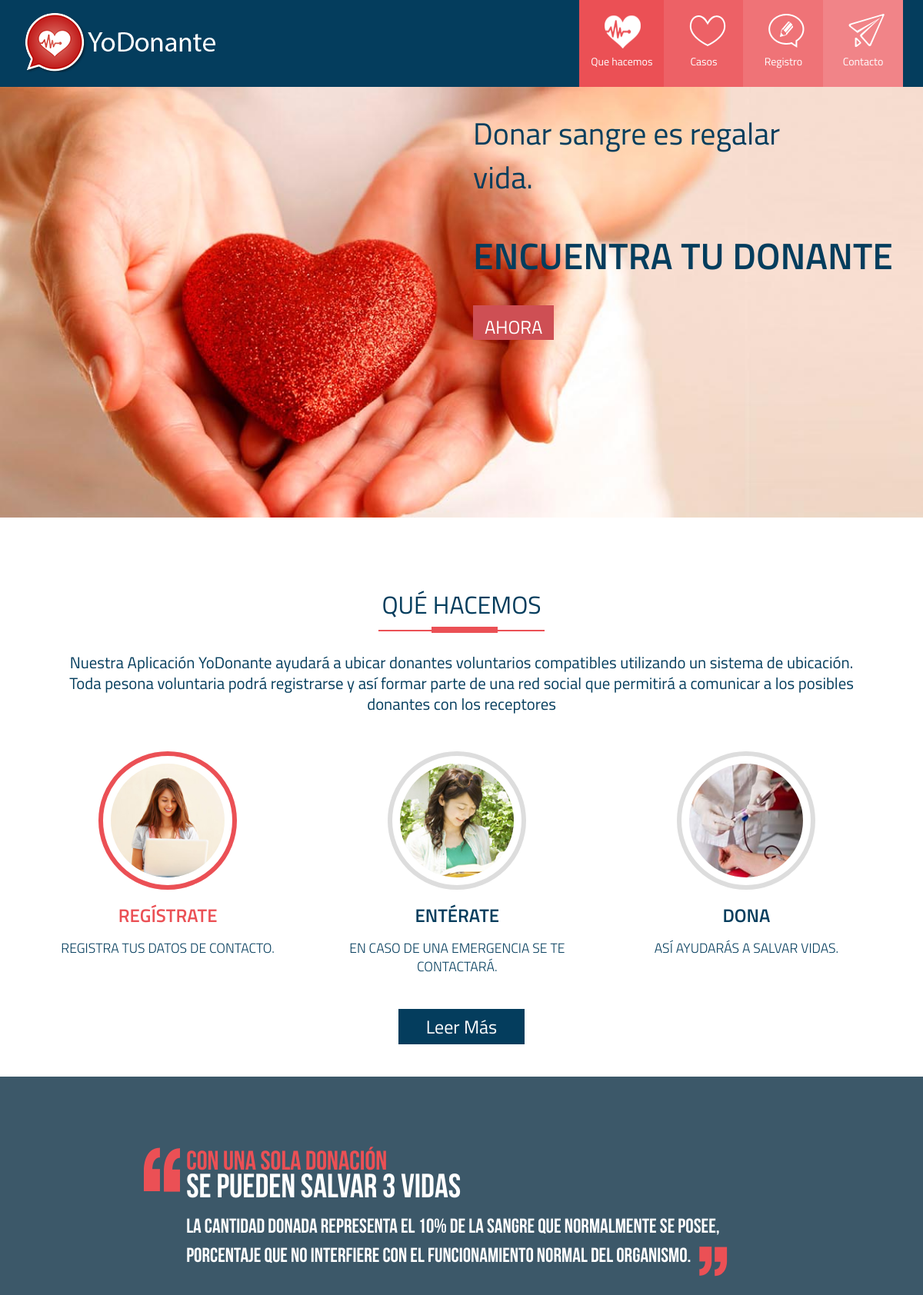
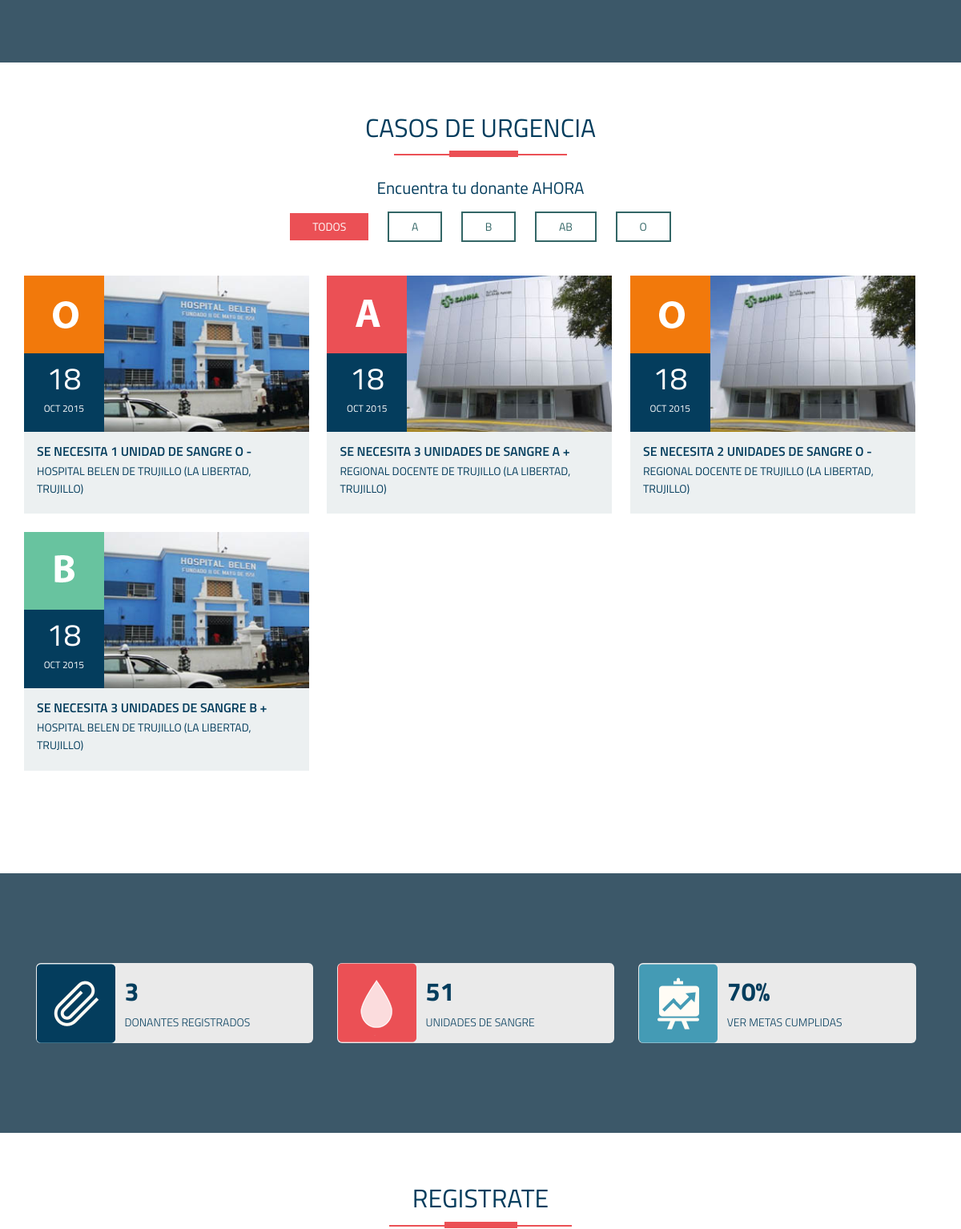
The page / (upper part) on the database its author committed (2 pictures, top to bottom).
### tables this page shows
CREATE TABLE IF NOT EXISTS `requerimientos` (
  `id` int(11) NOT NULL,
  `idcentro` int(11) NOT NULL,
  `tiposangre` varchar(4) NOT NULL,
  `unidades` int(11) NOT NULL,
  `fecha` timestamp NOT NULL DEFAULT CURRENT_TIMESTAMP,
  `idusuario` int(11) NOT NULL,
  `notas` varchar(300) NOT NULL,
  `codigo` varchar(6) NOT NULL,
  `estado` char(1) NOT NULL DEFAULT '1'
);

CREATE TABLE IF NOT EXISTS `centros` (
  `institucion` varchar(100) DEFAULT NULL,
  `id` int(8) NOT NULL DEFAULT '0',
  `nombre` varchar(100) DEFAULT NULL,
  `clasificacion` varchar(100) DEFAULT NULL,
  `tipo` varchar(50) DEFAULT NULL,
  `departamento` varchar(50) DEFAULT NULL,
  `provincia` varchar(50) DEFAULT NULL,
  `distrito` varchar(50) DEFAULT NULL,
  `ubigeo` int(6) DEFAULT NULL,
  `direccion` varchar(200) DEFAULT NULL,
  `coddisa` int(2) DEFAULT NULL,
  `codred` int(2) DEFAULT NULL,
  `codmicrorred` int(2) DEFAULT NULL,
  `disa` varchar(20) DEFAULT NULL,
  `red` varchar(50) DEFAULT NULL,
  `microrred` varchar(100) DEFAULT NULL,
  `codue` int(4) DEFAULT NULL,
  `unidejecutora` varchar(100) DEFAULT NULL,
  `categoria` varchar(50) DEFAULT NULL,
  `telefono` varchar(50) DEFAULT NULL,
  `tipdoccategorizacion` varchar(50) DEFAULT NULL,
  `nrodoccategorizacion` varchar(50) DEFAULT NULL,
  `horario` varchar(100) DEFAULT NULL,
  `iniactividad` varchar(10) DEFAULT NULL,
  `responsable` varchar(50) DEFAULT NULL,
  `estado` char(1) DEFAULT '1',
  `situacion` varchar(10) DEFAULT NULL,
  `condicion` varchar(17) DEFAULT NULL,
  `inspeccion` varchar(16) DEFAULT NULL,
  `norte` decimal(10,8) DEFAULT NULL,
  `este` decimal(11,8) DEFAULT NULL,
  `cota` int(4) DEFAULT NULL,
  `imagen` varchar(20) NOT NULL DEFAULT 'noimagen.jpg',
  `bancosangre` char(1) NOT NULL DEFAULT '0'
);

### index.php (the view, shortened to what this page needs)
<?php
	$result = mysql_query("SELECT COUNT(*) AS total FROM donantes;");
	$data= mysql_fetch_assoc($result);
	$num_donantes = $data['total'];
?>
<!DOCTYPE html>
<html>
<head>
<link href="resources/css/bootstrap.css" rel='stylesheet' type='text/css' />
<link href="resources/css/style.css" rel='stylesheet' type='text/css' />
			<link rel="stylesheet" type="text/css" href="source/jquery.fancybox.css?v=2.1.5" media="screen" />
			<link rel="stylesheet" type="text/css" href="source/helpers/jquery.fancybox-buttons.css?v=1.0.5" />
</head>
<body>
		<div class="header" id="home">
			<div class="container">
				<div class="logo">
					<a href="index.php"><img src="resources/images/logo.png" alt=""/></a>
				</div>
				<div class="navigation">
					<ul class="navig">
						<li><a href="#about" class="scroll"><i class="settings"></i><p>Que hacemos</p><div class="clears"></div></a></li>
						<li class="naa"><a href="#case" class="scroll"><i class="like"></i><p>Casos</p><div class="clears"></div></a></li>
						<li class="nab"><a href="#registro" class="scroll"><i class="message"></i><p>Registro</p><div class="clears"></div></a></li>
						<li class="nac"><a href="#contact" class="scroll"><i class="send"></i><p>Contacto</p><div class="clears"></div></a></li>
					</ul>
				</div>
				<div class="clearfix"></div>
			</div>
		</div>
	<div class="banner">
		<div class="container">
		    <div  id="top" class="callbacks_container">
		      <ul class="rslides" id="slider4">
			        <li>
			        	<div class="row banner-row">
							<div class="col-md-6 banner-column">
							</div>
							<div class="col-md-6 banner-column ban_cl">
								<p>Donar sangre es regalar vida.</p>
								<h1>ENCUENTRA TU DONANTE</h1>
								<div class="ban-but">
									<a href="busca.php" > AHORA </a>
								</div>
							</div>
							<div class="clearfix"></div>
						</div>
					</li>
				</ul>
			</div>
		</div>
	</div>
	<div class="about" id="about">
		<div class="container">
			<h3 class="top-head">QUÉ HACEMOS</h3>
			<span class="line">
				<span class="sub-line"></span>
			</span>
			<p>	Nuestra Aplicación YoDonante ayudará a ubicar donantes voluntarios compatibles utilizando un sistema de ubicación.
			Toda pesona voluntaria podrá registrarse y así formar parte de una red social que permitirá a comunicar a los posibles donantes
			con los receptores</p>
			<div class="row about-row">
				<div class="col-md-3 about-column">
					<i><img src="resources/images/p1.jpg" alt="" class="wt"/></i>
					<h4  class="wtt">Regístrate</h4>
					<p>Registra tus datos de contacto.</p>
				</div>
				<div class="col-md-3 about-column">
					<i><img src="resources/images/p2.jpg" alt=""/></i>
					<h4>Entérate</h4>
					<p>En caso de una emergencia se te contactará.</p>
				</div>
				<div class="col-md-3 about-column">
					<i><img src="resources/images/p3.jpg" alt=""/></i>
					<h4>Dona</h4>
					<p>Así ayudarás a salvar vidas.</p>
				</div>
			</div>
			<div class="but_all"><a href="about.php">Leer más</a></div>
		</div>
	</div>
	<div class="cots-row">
		<div class="container">
			<blockquote>
				<h4>Con una sola Donación</h4>
				<p>Se pueden salvar 3 vidas</p>
				<p class="cot_2">La cantidad donada representa el 10% de la sangre que normalmente se posee,
				porcentaje que no interfiere con el funcionamiento normal del organismo.</p>
			</blockquote>
		</div>
	</div>
	<div class="blog" id="case">
		<div class="container">
			<h3 class="top-head">Casos de Urgencia</h3>
			<span class="line">
				<span class="sub-line"></span>
			</span>
			<p>Encuentra tu donante AHORA</p>
			<ul id="filters" class="clearfix">
				<li><span class="filter active" data-filter="a b ab o">TODOS</span></li>
				<li><span class="filter" data-filter="a">A</span></li>
				<li><span class="filter" data-filter="b">B</span></li>
				<li><span class="filter" data-filter="ab">AB</span></li>
				<li><span class="filter" data-filter="o">O</span></li>
			</ul>
			<div class="blog-top-grid">
			<div id="portfoliolist">
			<?php
			$query = "SELECT R.id, R.idcentro, R.tiposangre, R.unidades, R.fecha, R.idusuario, R.notas, R.codigo, R.estado, C.nombre as nombrecentro, C.imagen, C.distrito, C.departamento
				FROM requerimientos as R
				inner join centros as C on C.id = R.idcentro";
			$rs = mysql_query($query);
			while($row = mysql_fetch_array($rs)) {
			?>
				<a href="donar.php?id=<?php echo $row["id"]; ?>">
				<div class="portfolio blog-grid
				<?php if($row["tiposangre"] == "A +" || $row["tiposangre"] == "A -") { ?>a<?php } ?>
				<?php if($row["tiposangre"] == "B +" || $row["tiposangre"] == "B -") { ?>b<?php } ?>
				<?php if($row["tiposangre"] == "AB +" || $row["tiposangre"] == "AB -") { ?>ab<?php } ?>
				<?php if($row["tiposangre"] == "O +" || $row["tiposangre"] == "O -") { ?>o<?php } ?>
				"
				<?php if($row["tiposangre"] == "A +" || $row["tiposangre"] == "A -") { ?>
				data-cat="a"
				<?php } ?>
				<?php if($row["tiposangre"] == "B +" || $row["tiposangre"] == "B -") { ?>
				data-cat="b"
				<?php } ?>
				<?php if($row["tiposangre"] == "AB +" || $row["tiposangre"] == "AB -") { ?>
				data-cat="ab"
				<?php } ?>
				<?php if($row["tiposangre"] == "O +" || $row["tiposangre"] == "O -") { ?>
				data-cat="o"
				<?php } ?> >
					<div class="blog-date
						<?php if($row["tiposangre"] == "B +" || $row["tiposangre"] == "B -") { ?>d_c_2<?php } ?>
						<?php if($row["tiposangre"] == "AB +" || $row["tiposangre"] == "AB -") { ?>d_c_3<?php } ?>
						<?php if($row["tiposangre"] == "O +" || $row["tiposangre"] == "O -") { ?>d_c_4<?php } ?>
					">
						<i
						<?php if($row["tiposangre"] == "A +" || $row["tiposangre"] == "A -") { ?>class="bl_a"<?php } ?>
						<?php if($row["tiposangre"] == "B +" || $row["tiposangre"] == "B -") { ?>class="bl_b"<?php } ?>
						<?php if($row["tiposangre"] == "AB +" || $row["tiposangre"] == "AB -") { ?>class="bl_c"<?php } ?>
						<?php if($row["tiposangre"] == "O +" || $row["tiposangre"] == "O -") { ?>class="bl_d"<?php } ?>
						></i>
						<div class="d_a_t">
							<p><?php echo date("d", strtotime($row['fecha']));?></p>
							<small><?php echo strtoupper(date("M Y", strtotime($row['fecha'])));?></small>
						</div>
					</div>
					<div class="blog-img">
						<img src="resources/images/centros/<?php echo $row['imagen'] ?>" class="img-responsive" alt="" />
					</div>
					<div class="blog-desc">
						<h4>Se necesita <?php echo $row["unidades"]; ?>
						<?php if($row["unidades"] == '1'){ ?>
							unidad
						<?php } else { ?>
							unidades
						<?php } ?>
						de Sangre <?php echo $row["tiposangre"]; ?></h4>
						<p><?php echo $row["nombrecentro"]; ?> (<?php echo $row["departamento"].", ".$row["distrito"]; ?>)</p>
					</div>
				</div>
				</a>
			<?php } ?>
				<div class="clearfix"></div>
			</div>
			</div>
		</div>
	</div>
	<div class="cots-row">
		<div class="container">
			<div class="row fun-row">
				<div class="col-md-3 fun-column">
					<div class="fun-facts-div">
						<i class="code"></i>
						<div class="fun-right">
							<p><?php echo $num_donantes; ?></p>
							<h4>Donantes Registrados</h4>
						</div>
						<div class="clearfix"></div>
					</div>
				</div>
				<div class="col-md-3 fun-column">
					<div class="fun-facts-div">
						<i class="pizza"></i>
						<div class="fun-right">
							<p>51</p>
							<h4>Unidades de Sangre</h4>
						</div>
						<div class="clearfix"></div>
					</div>
				</div>
				<div class="col-md-3 fun-column">
					<div class="fun-facts-div">
						<i class="project"></i>
						<div class="fun-right">
							<p>70%</p>
							<h4>Ver Metas Cumplidas</h4>
						</div>
						<div class="clearfix"></div>
					</div>
				</div>
			</div>
		</div>
	</div>
	<div class="contact" id="registro">
			<h3 class="top-head">Registrate</h3>
			<span class="line">
				<span class="sub-line"></span>
			</span>
	</div>
</body>
</html>

### rows shown on the page
requerimientos: fecha "18", fecha "OCT 2015", idcentro.imagen (picture), unidades "1", shows "UNIDAD", tiposangre "O -", idcentro.nombre "HOSPITAL BELEN DE TRUJILLO", idcentro.departamento "LA LIBERTAD", idcentro.distrito "TRUJILLO"
requerimientos: fecha "18", fecha "OCT 2015", idcentro.imagen (picture), unidades "3", shows "UNIDADES", tiposangre "A +", idcentro.nombre "REGIONAL DOCENTE DE TRUJILLO", idcentro.departamento "LA LIBERTAD", idcentro.distrito "TRUJILLO"
requerimientos: fecha "18", fecha "OCT 2015", idcentro.imagen (picture), unidades "2", shows "UNIDADES", tiposangre "O -", idcentro.nombre "REGIONAL DOCENTE DE TRUJILLO", idcentro.departamento "LA LIBERTAD", idcentro.distrito "TRUJILLO"
requerimientos: fecha "18", fecha "OCT 2015", idcentro.imagen (picture), unidades "3", shows "UNIDADES", tiposangre "B +", idcentro.nombre "HOSPITAL BELEN DE TRUJILLO", idcentro.departamento "LA LIBERTAD", idcentro.distrito "TRUJILLO"

### other values the page prints
$num_donantes "3"
